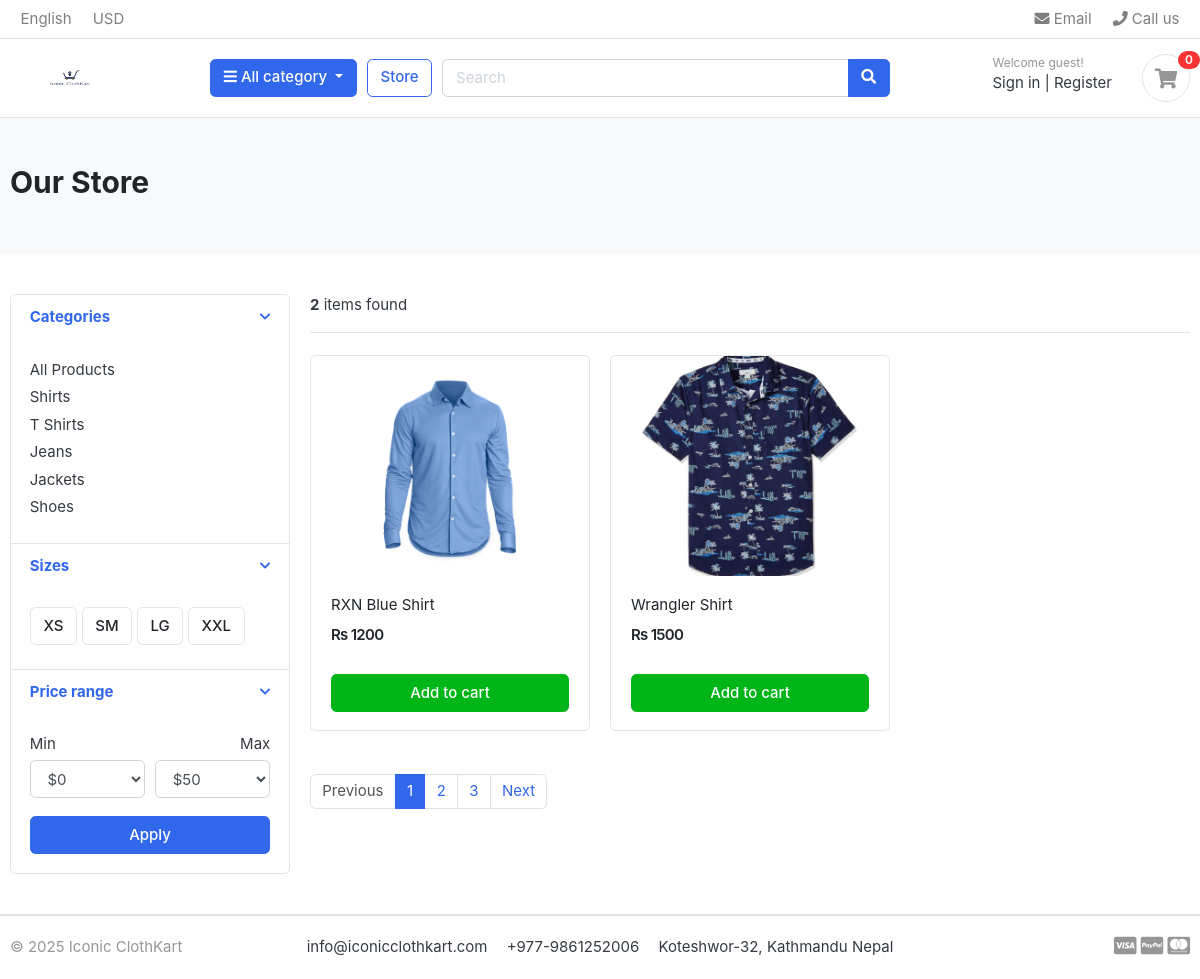
Page /store/shirts/ on the committed database.
### category/models.py (models this page shows, shortened)
class Category(models.Model):
    category_name = models.CharField(max_length=50, unique=True)
    slug = models.SlugField(max_length=100, unique=True)
    description = models.TextField(max_length=255, blank=True)
    cat_image = models.ImageField(upload_to='photos/categories', blank=True)
    class Meta:
        verbose_name = 'category'
        verbose_name_plural = 'categories'
    def get_url(self):
        return reverse('products_by_category', args=[self.slug])

### store/models.py (models this page shows, shortened)
class Product(models.Model):
    product_name        = models.CharField(max_length=200, unique=True)
    slug                = models.SlugField(max_length=200, unique=True)
    product_description = models.TextField(max_length=200, blank=True)
    price               = models.IntegerField()
    images              = models.ImageField(upload_to='photoes/products')
    stock               = models.IntegerField()
    is_available        = models.BooleanField(default=True)
    category            = models.ForeignKey(Category, on_delete=models.CASCADE) # CASCADE does when we delete category, the products attached with that category will be deleted
    created_date        = models.DateTimeField(auto_now_add=True)
    modified_date       = models.DateTimeField(auto_now=True)
    def get_url(self):
        return reverse('product_detail', args=[self.category.slug, self.slug])

### store/views.py (the view)
# urls.py: path('store/', include('store.urls')),
def store(request, category_slug=None):
    categories = None
    products = None
    if category_slug != None:
        categories = get_object_or_404(Category, slug=category_slug)
        products = Product.objects.filter(category=categories, is_available=True)
        product_count = products.count()
    else:
         products = Product.objects.all().filter(is_available=True)
         product_count = products.count()
    context = {
        'products': products,
        'product_count': product_count
    }
    return render(request, 'store/store.html', context)

### category/context_processors.py (called while the page is built)
def menu_links(request):
    links = Category.objects.all()
    return dict(links=links)

### templates/store/store.html (shortened to what this page needs)
{% extends 'base.html' %} {% block content %} {% load static %}
<section class="section-pagetop bg">
  <div class="container">
    <h2 class="title-page">Our Store</h2>
  </div>
</section>
<section class="section-content padding-y">
  <div class="container">
    <div class="row">
      <aside class="col-md-3">
        <div class="card">
          <article class="filter-group">
            <header class="card-header">
              <a
                href="#"
                data-toggle="collapse"
                data-target="#collapse_1"
                aria-expanded="true"
                class=""
              >
                <i class="icon-control fa fa-chevron-down"></i>
                <h6 class="title">Categories</h6>
              </a>
            </header>
            <div class="filter-content collapse show" id="collapse_1" style="">
              <div class="card-body">
                <ul class="list-menu">
                  <li><a href="{% url 'store' %}">All Products </a></li>
                  {% for category in links %}
                  <li>
                    <a href="{{category.get_url}}"
                      >{{category.category_name}}
                    </a>
                  </li>
                  {% endfor %}
                </ul>
              </div>
            </div>
          </article>
          <article class="filter-group">
            <header class="card-header">
              <a
                href="#"
                data-toggle="collapse"
                data-target="#collapse_4"
                aria-expanded="true"
                class=""
              >
                <i class="icon-control fa fa-chevron-down"></i>
                <h6 class="title">Sizes</h6>
              </a>
            </header>
            <div class="filter-content collapse show" id="collapse_4" style="">
              <div class="card-body">
                <label class="checkbox-btn">
                  <span class="btn btn-light"> XS </span>
                </label>
                <label class="checkbox-btn">
                  <span class="btn btn-light"> SM </span>
                </label>
                <label class="checkbox-btn">
                  <span class="btn btn-light"> LG </span>
                </label>
                <label class="checkbox-btn">
                  <span class="btn btn-light"> XXL </span>
                </label>
              </div>
            </div>
          </article>
          <article class="filter-group">
            <header class="card-header">
              <a
                href="#"
                data-toggle="collapse"
                data-target="#collapse_3"
                aria-expanded="true"
                class=""
              >
                <i class="icon-control fa fa-chevron-down"></i>
                <h6 class="title">Price range</h6>
              </a>
            </header>
            <div class="filter-content collapse show" id="collapse_3" style="">
              <div class="card-body">
                <div class="form-row">
                  <div class="form-group col-md-6">
                    <label>Min</label>
                    <select class="mr-2 form-control">
                      <option value="0">$0</option>
                    </select>
                  </div>
                  <div class="form-group text-right col-md-6">
                    <label>Max</label>
                    <select class="mr-2 form-control">
                      <option value="50">$50</option>
                    </select>
                  </div>
                </div>
                <button class="btn btn-block btn-primary">Apply</button>
              </div>
            </div>
          </article>
        </div>
      </aside>
      <main class="col-md-9">
        <header class="border-bottom mb-4 pb-3">
          <div class="form-inline">
            <span class="mr-md-auto"
              ><b>{{ product_count }}</b> items found</span
            >
          </div>
        </header>
        <div class="row">
          {% for product in products %}
          <div class="col-md-4">
            <figure class="card card-product-grid">
              <div class="img-wrap">
                <a href="{{product.get_url}}">
                  <img src="{{product.images.url}}" />
                </a>
              </div>
              <figcaption class="info-wrap">
                <div class="fix-height">
                  <a href="{{product.get_url}}" class="title"
                    >{{ product.product_name}}</a
                  >
                  <div class="price-wrap mt-2">
                    <span class="price">Rs {{product.price}}</span>
                  </div>
                </div>
                <a href="#" class="btn btn-block btn-success">Add to cart </a>
              </figcaption>
            </figure>
          </div>
          {% endfor %}
        </div>
        <nav class="mt-4" aria-label="Page navigation sample">
          <ul class="pagination">
            <li class="page-item disabled">
              <a class="page-link" href="#">Previous</a>
            </li>
            <li class="page-item active">
              <a class="page-link" href="#">1</a>
            </li>
            <li class="page-item"><a class="page-link" href="#">2</a></li>
            <li class="page-item"><a class="page-link" href="#">3</a></li>
            <li class="page-item"><a class="page-link" href="#">Next</a></li>
          </ul>
        </nav>
      </main>
    </div>
  </div>
</section>
{% endblock %}

### clothkart/static/css/ui.css (style rules this page uses)
html { font-family: "Inter", sans-serif; font-size: 15px; }
.img-wrap { text-align: center; display: block; }
.img-wrap img { max-width: 100%; }
.price-wrap { letter-spacing: -0.7px; }
.padding-y { padding-top: 40px; padding-bottom: 40px; }
figure { margin-bottom: 0; }
article:after, .form-group:after { display: block; clear: both; content: ""; }
.bg { background-color: #f8f9fa; }
.title-page { color: #212529; }
.btn-light { background-color: #fff; border-color: #e4e4e4; }
[class*=list-] li:after { visibility: hidden; display: block; content: ""; overflow: hidden; height: 0; clear: both; }
.list-menu { list-style: none; margin: 0; padding-left: 0; }
.list-menu li { margin-bottom: 5px; }
.list-menu a { color: #343a40; }
[class*=card-product] a.title { color: #212529; display: block; }
[class*=card-product] .img-wrap { overflow: hidden; position: relative; }
[class*=card-product] .img-wrap img { height: 100%; max-width: 100%; width: auto; display: inline-block; -o-object-fit: cover; object-fit: cover; }
.card-product-grid { margin-bottom: 20px; }
.card-product-grid .img-wrap { border-radius: 0.2rem 0.2rem 0 0; height: 220px; }
.card-product-grid .info-wrap { overflow: hidden; padding: 18px 20px; }
.card-product-grid .fix-height { height: 80px; overflow: hidden; }
.card .img-wrap { overflow: hidden; }
.price { font-weight: 600; color: #212529; }
.icon-control { margin-top: 5px; float: right; font-size: 80%; }
.card-header .title { margin-bottom: 0; line-height: 1.5; }
.filter-group { border-bottom: 1px solid #e4e4e4; }
.filter-group .card-header { border-bottom: 0; }
.filter-group:last-child { border-bottom: 0; }
.checkbox-btn { position: relative; }
.section-pagetop { padding: 45px 0; }

### rows in the picture
Category: category_name "Shirts"
Category: category_name "T Shirts"
Category: category_name "Jeans"
Category: category_name "Jackets"
Category: category_name "Shoes"
Product: images (picture), product_name "RXN Blue Shirt", price "1200"
Product: images (picture), product_name "Wrangler Shirt", price "1500"

### other values in the picture
{{ product_count }} "2"
